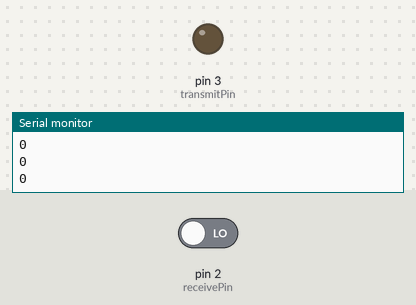
Bench run of a sketch on a simulated Arduino Uno, built with avr-gcc and run on an emulated ATmega328P. Parts: output pins drawn as LEDs (lit = HIGH), the last lines printed to the serial monitor. Inputs (shaded band) come from the test bench; at power-on: pin 2 (receivePin) LOW.

Above: at 0.31 s.
At 2.47 s:
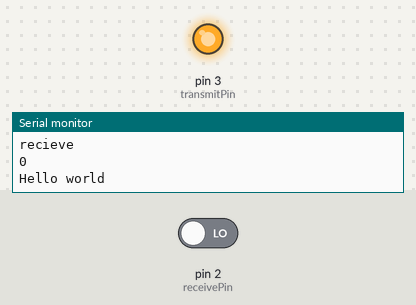
Timing chart, 0 to 3.0 s (numbered marks = the images above):
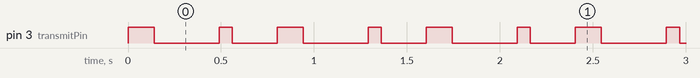

The sketch:

send.ino
```cpp
#include <stdint.h>

#define transmitPin 3
#define receivePin 2

char text[] = "A";
int receiving[10];
uint8_t a;

void SendBit(int val);

void setup() {
  // put your setup code here, to run once:
  Serial.begin(2400);
  pinMode(transmitPin, OUTPUT);
  pinMode(receivePin, INPUT);

}

void shiftBit(uint8_t val)
{
  uint8_t mask = 1;
  int i = 1;
  int fin = 0;
  while(i < 11)
  {
    uint8_t res = val & mask;
    int sh = 1;
    receiving[i] = res;
    fin += res;
    mask = mask<<(int)(sh);
    sh++;
    i++;
  }
  fin = fin <<1;
  SendBit(fin);
}

void SendBit(int val)
{
  int fin = val | 1;
  uint8_t mask = 1;
  int i = 1;

  Serial.println("send");
  while(i < 11)
  {
    uint8_t res = fin & mask;
    int sh = 1;
    digitalWrite(transmitPin,res);

    Serial.println(res, DEC);
    delay(70);
//    Serial.println(res);
    mask = mask<<(int)(sh);
    sh++;
    i++;
  }

}
void receive(){
   Serial.println("recieve");
   int fin = 0;
  for(int i=0;i<10;i++){
    int res = digitalRead(receivePin);
    fin += res;

    delay(10);
  }
  Serial.println(fin);


}
void loop() {
      int len = strlen(text);
      Serial.println("Hello world ");
      for(int i = 0; i< len; i++)
      {
        uint8_t myBit = (uint8_t)(text[i]);
        shiftBit(myBit);
      }

      receive();
}
```

Measured:
- by itself, pin 3 (transmitPin): repeats every 0.80 s: LOW 0.35 s, HIGH 0.07 s, LOW 0.24 s, HIGH 0.14 s
- by itself, everything shown: repeats every 0.80 s, in 4 steps
